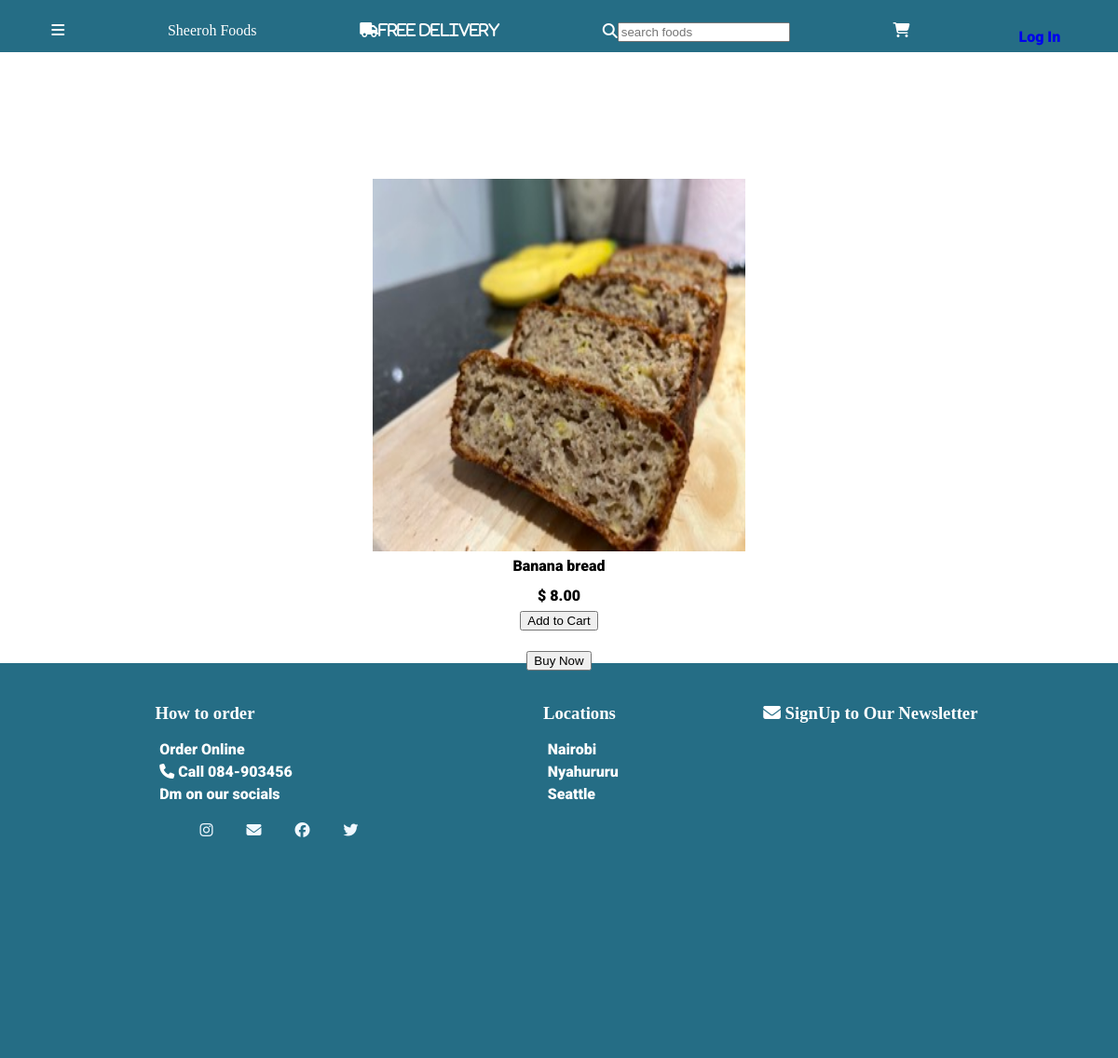
Screenshot of /toppick?id=2 with the database file from the repository.
### nav/models.py (models this page shows, shortened)
class Toppicks(models.Model):
    id = models.BigAutoField(auto_created=True, primary_key=True, serialize=False, verbose_name='ID')
    pick_description = models.CharField(max_length = 50)
    pick_photo = models.ImageField(upload_to='images/')
    pick_price = models.DecimalField(max_digits=20, decimal_places=2,blank= False)

### nav/views.py (the view)
# urls.py: path("toppick", views.toppick, name="toppick_details"),
def toppick(request):
    top_food_picks = Toppicks.objects.all()
    try:
        toppicks_id = request.GET['id']
        toppick_item = Toppicks.objects.get(id = toppicks_id)
        template = loader.get_template("toppick.html")
    except Exception as e:
        toppick_item = None
        template = loader.get_template("exception.html")
    context = {
        "Top_food_picks": top_food_picks,
        "pick_id":toppicks_id,
        "pick":toppick_item,
    }
    return HttpResponse(template.render(context, request))

### nav/templates/toppick.html (shortened to what this page needs)
{% extends "base.html" %}
{% load static %}
            {% block splice %}
                <div class="pick_display">
                    <img src="{{pick.pick_photo.url}}" width="400px" height="400px"/>
                    <p>{{pick.pick_description}}</p>
                    <p>$ {{pick.pick_price}}</p>
                    <button class="pick_add_to_cart">Add to Cart</button> <br>
                    <button class="buy_now">Buy Now</button>
                </div>
            {% endblock %}

### static/base.css (style rules this page uses)
body { margin: 0; padding: 0; }
P { color: black; font-family: "Roboto", sans-serif; font-weight: 900; font-style: normal; margin: 0.4em; }
.pick_display { display: flex; justify-content: center; align-items: center; height: 100vh; flex-direction: column; }
.pick_add_to_cart { margin-bottom: 0.3em; }

### rows the page displays
Toppicks: pick_photo (picture), pick_description "Banana bread", pick_price "8.00"
